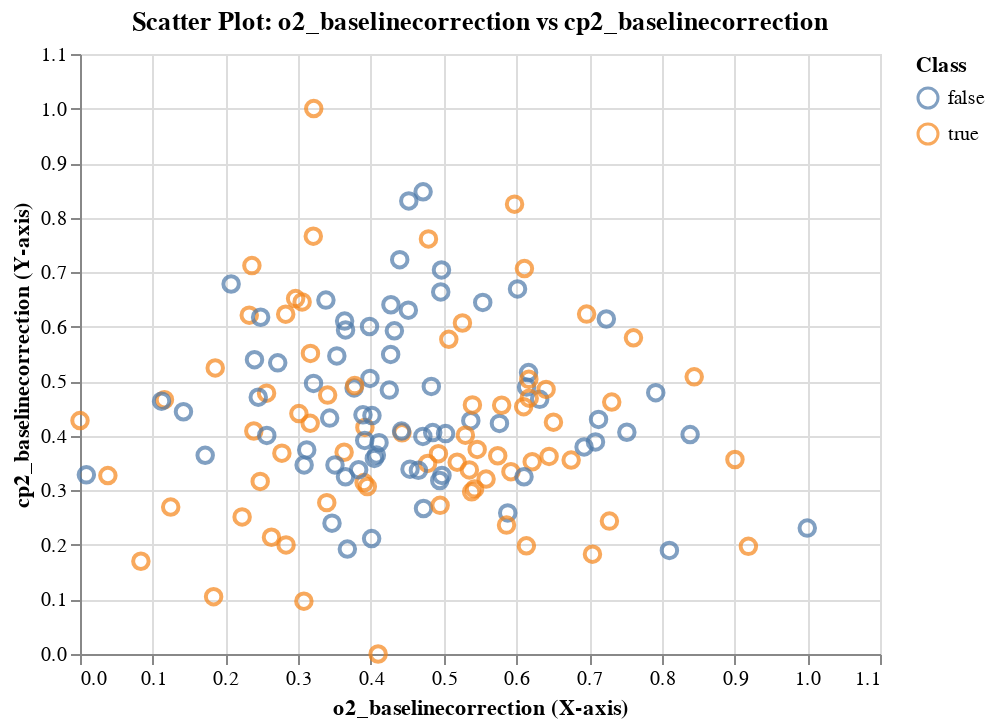

Notebook source saved alongside this figure:
### Code cell
# Combine selected features and target into a single DataFrame
df = pd.concat([X_train_scaled.iloc[:, selector.support_], y_train_copy], axis=1)

# Scatterplot chart for the first two features
chart1 = alt.Chart(df).mark_point(size=60, opacity=0.7).encode(
    x=alt.X(df.columns[0], title=f"{df.columns[0]} (X-axis)"),
    y=alt.Y(df.columns[1], title=f"{df.columns[1]} (Y-axis)"),
    color=alt.Color('class_misleading', scale=alt.Scale(), title="Class"),
).properties(
    title=f"Scatter Plot: {df.columns[0]} vs {df.columns[1]}",
    width=400,
    height=300
)

chart1

### Figure 1 — Vega-Lite specification as saved in the notebook (floating-point values rounded to 4 significant figures; data arrays with more than 128 entries replaced by an {"elided": "..."} marker saying what was removed)
{"config": {"view": {"continuousWidth": 300, "continuousHeight": 300}}, "data": {"name": "data-dae5916b91e75209a7fe6366d18c21b9"}, "mark": {"type": "point", "opacity": 0.7, "size": 60}, "encoding": {"color": {"field": "class_misleading", "scale": {}, "title": "Class", "type": "nominal"}, "x": {"field": "o2_baselinecorrection", "title": "o2_baselinecorrection (X-axis)", "type": "quantitative"}, "y": {"field": "cp2_baselinecorrection", "title": "cp2_baselinecorrection (Y-axis)", "type": "quantitative"}}, "height": 300, "title": "Scatter Plot: o2_baselinecorrection vs cp2_baselinecorrection", "width": 400, "$schema": "https://vega.github.io/schema/vega-lite/v5.20.1.json", "datasets": {"data-dae5916b91e75209a7fe6366d18c21b9": {"elided": "142 records"}}}
